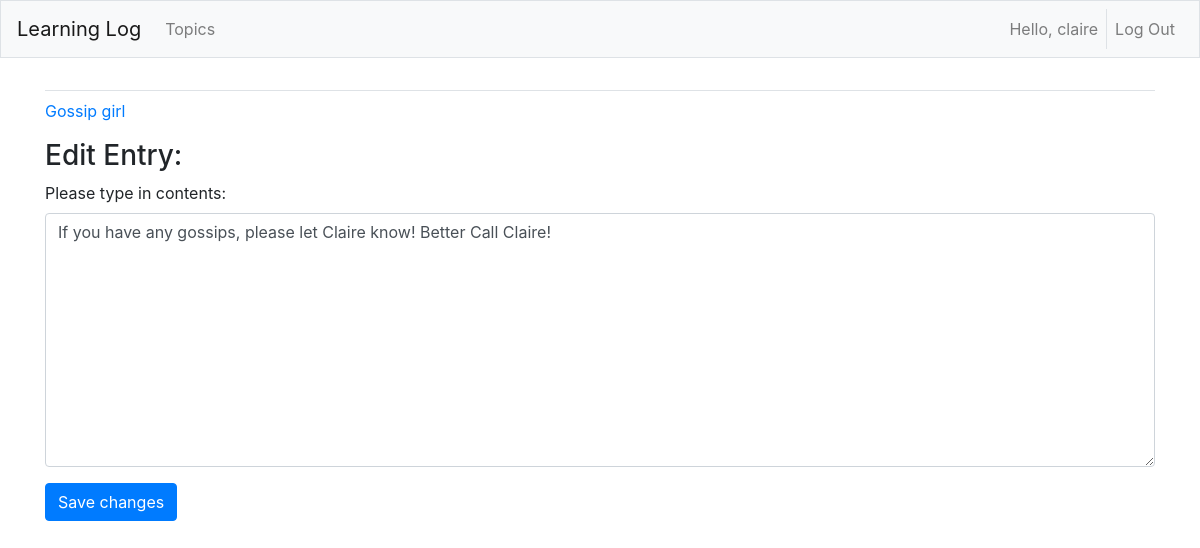
The app's page /edit_entry_16/ (signed in) with its own data.
### learning_logs/models.py (models this page shows, shortened)
class Topic(models.Model):
    text=models.CharField(max_length=200)
    user=models.ForeignKey(User,on_delete=models.CASCADE)
    date_added=models.DateTimeField(auto_now_add=True)
    def __str__(self):
        return self.text

class Entry(models.Model):
    topic=models.ForeignKey(Topic, on_delete=models.CASCADE)
    text=models.TextField()
    date_added=models.DateTimeField(auto_now_add=True)
    class Meta:
        verbose_name_plural='entries'

### learning_logs/views.py (the view)
# urls.py: path('edit_entry_<int:entry_id>/', views.edit_entry, name='edit_entry'),
@login_required
def edit_entry(request, entry_id):
    entry = Entry.objects.get(pk=entry_id)
    topic = entry.topic
    if topic.user != request.user:
        raise Http404
    if request.method == 'GET':
        form = EntryForm(instance=entry)
    elif request.method == 'POST':
        form = EntryForm(instance=entry, data=request.POST)
        if form.is_valid():
            form.save()
            return redirect('learning_logs:topic', topic_id=topic.id)
    context = {'entry': entry, 'topic': topic, 'form': form}
    return render(request, 'learning_logs/edit_entry.html', context=context)

### learning_logs/forms.py
class EntryForm(forms.ModelForm):
    class Meta:
        model = Entry
        fields = ['text']
        labels = {'text': 'Please type in contents:'}
        widgets = {'text': forms.Textarea(attrs={'col': 80})}

### learning_logs/templates/learning_logs/edit_entry.html (shortened to what this page needs)
{% extends 'learning_logs/base.html' %}
{% load bootstrap4 %}
{% block content %}
<p><a href="{% url 'learning_logs:topic' topic.id %}">{{topic}}</a></p>
<h3>Edit Entry:</h3>
<form action="{% url 'learning_logs:edit_entry' entry.id %}" method="POST" class="form">
    {% bootstrap_form form %}
    <button class="btn btn-primary" name="submit">Save changes</button>
</form>
{% endblock content %}

### learning_logs/templates/learning_logs/base.html (shortened to what this page needs)
{% load bootstrap4 %}
<!DOCTYPE html>
<html lang="en">
<head>
    {% bootstrap_css %}
</head>
<body>
    <nav class="navbar navbar-expand-md navbar-light bg-light mb-4 border">
        <a class="navbar-brand" href="{% url 'learning_logs:index' %}">Learning Log</a>
        <div class="collapse navbar-collapse" id="navbarCollapse">
            <ul class="navbar-nav mr-auto">
                <li class="nav-item"><a class="nav-link" href="{% url 'learning_logs:topics' %}">Topics</a></li>
            </ul>
            <ul class="navbar-nav ml-auto">
                {% if user.is_authenticated %}
                    <li class="nav-item"><span class="navbar-text border-right pr-2">Hello, {{user.username}}</span></li>
                    <li class="nav-item"><a class="nav-link" href="{% url 'users:logout' %}">Log Out</a></li>
                {% else %}
                    <li class="nav-item"><a class="nav-link" href="{% url 'users:register' %}">Register</a></li>
                    <li class="nav-item"><a class="nav-link" href="{% url 'users:login' %}">Log In</a></li>
                {% endif %}
            </ul>
        </div>
    </nav>
    <main class="container" role="main">
        <div class="pb-2 mb-2 border-bottom">{% block page_header %} {% endblock page_header %}</div>
        <div>{% block content %} {% endblock content %}</div>
    </main>
</body>
</html>

### records on screen
Topic: text "Gossip girl"
Entry: text "If you have any gossips, please let Claire know! Better Call Claire!"

### other values on screen
{{ user.username }} "claire"
